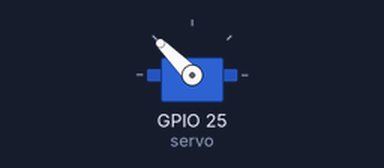
This program was run on a simulated Raspberry Pi (BCM pin numbers). Shown: servo. Servo angles are drawn from the pulse width (0.5 ms = 0°, 2.5 ms = 180°); what the program prints to the terminal is not drawn.

Above: at 0.1 s.
Timing chart, 0 to 1.6 s (numbered marks = the images above):
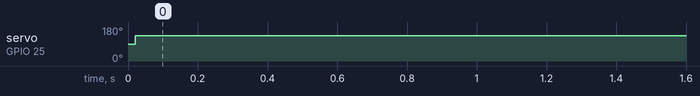

Measured:
- by itself, servo on GPIO 25 (servo): 90° → 135° at 0.02 s

The program:

ir_servo.py
```python
from gpiozero import Servo,DigitalInputDevice
from time import sleep

servo = Servo(25)
IR_PIN = 17

ir_sensor = DigitalInputDevice(IR_PIN)

try:
    while True:
        if ir_sensor.is_active:
            servo.value = -1
            sleep(0.5)
            print(" Object Detected!")
            print("Moving to max")
        else:
            servo.value = 1
            print("No Object Detected.")
            sleep(0.5)
            print("Moving to min")
            sleep(0.5)  # Adjust the delay as needed

except KeyboardInterrupt:
    print("Program stopped by User")
	
```
